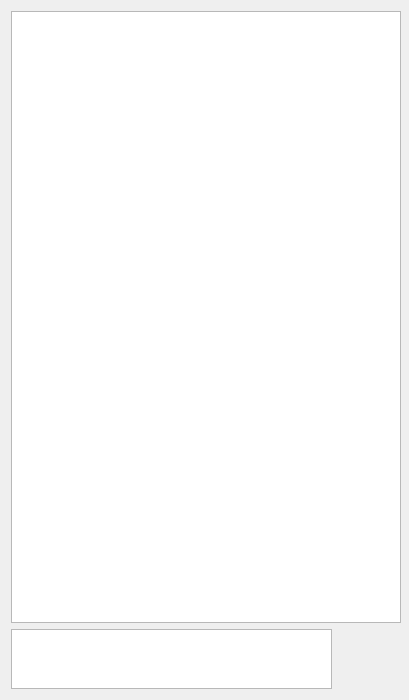
<?xml version="1.0" encoding="UTF-8"?>
<ui version="4.0">
 <class>Dialog_OT_chat</class>
 <widget class="QDialog" name="Dialog_OT_chat">
  <property name="geometry">
   <rect>
    <x>0</x>
    <y>0</y>
    <width>409</width>
    <height>700</height>
   </rect>
  </property>
  <property name="minimumSize">
   <size>
    <width>409</width>
    <height>700</height>
   </size>
  </property>
  <property name="maximumSize">
   <size>
    <width>412</width>
    <height>7000</height>
   </size>
  </property>
  <property name="windowTitle">
   <string>Dialog</string>
  </property>
  <layout class="QGridLayout" name="gridLayout">
   <item row="0" column="0" colspan="2">
    <widget class="QTextBrowser" name="textBrowser_chat">
     <property name="minimumSize">
      <size>
       <width>390</width>
       <height>500</height>
      </size>
     </property>
     <property name="maximumSize">
      <size>
       <width>390</width>
       <height>5000</height>
      </size>
     </property>
    </widget>
   </item>
   <item row="1" column="0">
    <widget class="QTextEdit" name="textEdit_chat">
     <property name="minimumSize">
      <size>
       <width>0</width>
       <height>60</height>
      </size>
     </property>
     <property name="maximumSize">
      <size>
       <width>16777215</width>
       <height>60</height>
      </size>
     </property>
     <property name="font">
      <font>
       <family>Arial</family>
       <pointsize>11</pointsize>
      </font>
     </property>
     <property name="frameShape">
      <enum>QFrame::StyledPanel</enum>
     </property>
     <property name="frameShadow">
      <enum>QFrame::Plain</enum>
     </property>
    </widget>
   </item>
   <item row="1" column="1">
    <widget class="QPushButton" name="pushButton_chat">
     <property name="minimumSize">
      <size>
       <width>60</width>
       <height>60</height>
      </size>
     </property>
     <property name="maximumSize">
      <size>
       <width>60</width>
       <height>60</height>
      </size>
     </property>
     <property name="text">
      <string/>
     </property>
     <property name="icon">
      <iconset resource="source/OT.qrc">
       <normaloff>:/pic/chat.png</normaloff>:/pic/chat.png</iconset>
     </property>
     <property name="iconSize">
      <size>
       <width>55</width>
       <height>55</height>
      </size>
     </property>
     <property name="flat">
      <bool>true</bool>
     </property>
    </widget>
   </item>
  </layout>
 </widget>
 <resources>
  <include location="source/OT.qrc"/>
 </resources>
 <connections/>
</ui>
